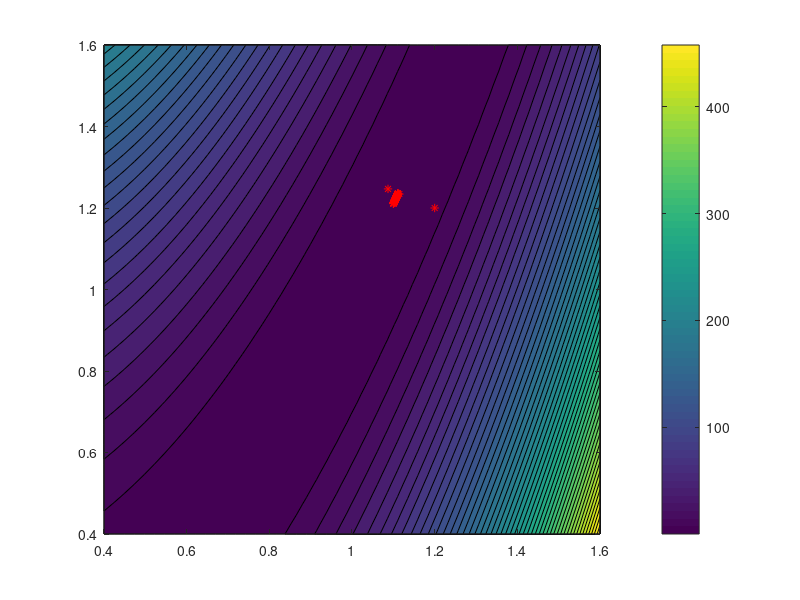

MATLAB code to generate this figure:
function OR25_Rosenbrock

clear, close all;

% The Rosenbrock function is a difficult one to minimize
f = @(x1, x2) 100*(x2-x1.^2).^2+(1-x1).^2;
[X, Y] = meshgrid(linspace(0.4,1.6,50));
contourf(X,Y,f(X,Y),50); colorbar; hold on;

% derive formula of gradient and Hessian
gradf = @(x1, x2) [-400*(x2-x1.^2).*x1-2*(1-x1); 200*(x2-x1.^2)];
Hf = @(x1, x2) [800*x1.^2-400*(x2-x1.^2)+2,-400*x1;-400*x1, 200];

x0 = [1.2; 1.2];
%Newton(f, gradf, Hf, x0, 5, 1)
SteepestDescent(f, gradf, x0, 99, 1)

x0 = [-1.2; 1];
SteepestDescent(f, gradf, x0, 99, 0)
%Newton(f, gradf, Hf, x0, 5, 0)
end

function SteepestDescent(f, gradf, x0, N, ifplot)
x = x0;
fprintf('iteration ii = 0, x = [%1.4f, %1.4f], f(x) = %1.8f, ', x(1), x(2), f(x(1),x(2)))
if ifplot; plot(x(1), x(2), '*r'); end
for ii = 1:N
    p = -gradf(x(1),x(2));
    s = 1; c1 = 1e-4; r = 0.5;
    x_= x + s*p;
    fprintf('s = 1, ')
    % backtracking
    while f(x_(1), x_(2)) > f(x(1), x(2))+s*c1*(p'*gradf(x(1),x(2)))
        s = r*s;
        x_= x + s*p;
        fprintf('%1.2e ', s)
    end
    x = x_;
    fprintf(['\n' 'iteration ii = %2u, x = [%1.4f, %1.4f], f(x) = %1.8f, '],ii, x(1), x(2), f(x(1),x(2)))
    if ifplot; plot(x(1), x(2), '*r'); end
end
end

function Newton(f, gradf, Hf, x0, N, ifplot)
x = x0;
fprintf('iteration ii = 0, x = [%1.4f, %1.4f], f(x) = %1.8f\n', x(1), x(2), f(x(1),x(2)))
if ifplot; plot(x(1), x(2), '*r'); end
for ii = 1:N
    x = x - Hf(x(1),x(2))\gradf(x(1),x(2));
    fprintf('iteration ii = %u, x = [%1.4f, %1.4f], f(x) = %1.8f\n',ii, x(1), x(2), f(x(1),x(2)))
    if ifplot; plot(x(1), x(2), '*r'); end
end
end
